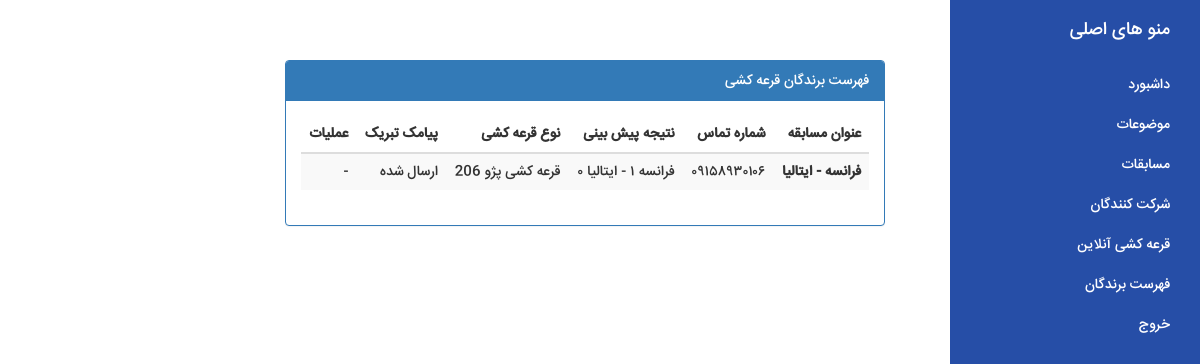
The page /winners.php on the database its author committed.
### tables this page shows
CREATE TABLE `tbl_winner` (
  `id` int(11) NOT NULL,
  `game_id` int(10) UNSIGNED NOT NULL,
  `tel` varchar(15) NOT NULL,
  `category_id` int(10) UNSIGNED NOT NULL,
  `created_time` datetime NOT NULL DEFAULT CURRENT_TIMESTAMP,
  `sms_verify` enum('yes','no') NOT NULL DEFAULT 'no'
);

CREATE TABLE `tbl_game` (
  `id` int(10) UNSIGNED NOT NULL,
  `team1` varchar(50) NOT NULL,
  `team2` varchar(50) NOT NULL,
  `team1_goal` tinyint(4) NOT NULL DEFAULT '-1',
  `team2_goal` tinyint(4) NOT NULL DEFAULT '-1',
  `active` enum('yes','no') NOT NULL DEFAULT 'no',
  `created_time` datetime NOT NULL DEFAULT CURRENT_TIMESTAMP
);

CREATE TABLE `tbl_category` (
  `id` int(10) UNSIGNED NOT NULL,
  `title` varchar(50) NOT NULL,
  `created_time` datetime NOT NULL DEFAULT CURRENT_TIMESTAMP
);

### jdf.php (called while the page is built, shortened)
<?php
function tr_num($str,$mod='en',$mf='٫'){
 $num_a=array('0','1','2','3','4','5','6','7','8','9','.');
 $key_a=array('۰','۱','۲','۳','۴','۵','۶','۷','۸','۹',$mf);
 return($mod=='fa')?str_replace($num_a,$key_a,$str):str_replace($key_a,$num_a,$str);
}

### winners.php (the view, shortened to what this page needs)
<?php
include_once "connect.php";
include_once "jdf.php";
?>
<!DOCTYPE html>
<html lang="en">
<head>
    <?php include_once "_header.php"; ?>
</head>
<body>
<div id="wrapper">
    <?php include_once "_menu.php"; ?>
    <div id="page-content-wrapper">
        <div class="container-fluid">
            <div class="row">
                <div class="col-lg-12">
                    <div class="panel-group">
                        <div class="panel panel-primary" style="margin-top: 40px !important;">
                            <div class="panel-heading">فهرست برندگان قرعه کشی</div>
                            <div class="panel-body">
                                <?php
                                $result = $connect->query("SELECT * FROM `tbl_winner` ORDER BY `id` DESC");
                                if($result->rowCount() >= 1) {
                                    ?>
                                    <table class="table table-striped">
                                        <thead>
                                        <tr>
                                            <th scope="col">عنوان مسابقه</th>
                                            <th scope="col">شماره تماس</th>
                                            <th scope="col">نتیجه پیش بینی</th>
                                            <th scope="col">نوع قرعه کشی</th>
                                            <th scope="col">پیامک تبریک</th>
                                            <th scope="col">عملیات</th>
                                        </tr>
                                        </thead>
                                        <tbody>
                                        <?php while($rows=$result->fetch(PDO::FETCH_ASSOC)) {
                                            $game_id = $rows["game_id"];
                                            $gameInfo = $connect->query("SELECT team1,team2,team1_goal,team2_goal FROM `tbl_game` WHERE `id` = {$game_id}");
                                            $gameRow = $gameInfo->fetch(PDO::FETCH_ASSOC);
                                            $tel = $rows["tel"];
                                            $category_id = $rows["category_id"];
                                            $catInfo = $connect->query("SELECT `title` FROM `tbl_category` WHERE `id` = {$category_id}");
                                            $catRow = $catInfo->fetch(PDO::FETCH_ASSOC);
                                            $sms_verify = $rows["sms_verify"];
                                            $register = $connect->query("SELECT `id` FROM `tbl_register` WHERE `tel` = {$tel} AND `game_id` = {$game_id}");
                                            $register_id = $register->fetch(PDO::FETCH_ASSOC)["id"];
                                        ?>
                                        <tr>
                                            <th scope="row"><?=$gameRow["team1"]." - ".$gameRow["team2"];?></th>
                                            <td scope="row"><?=tr_num($tel, 'fa');?></td>
                                            <td scope="row"><?=$gameRow["team1"]." ".tr_num($gameRow["team1_goal"],'fa')." - ".$gameRow["team2"]." ".tr_num($gameRow["team2_goal"], 'fa');?></td>
                                            <td scope="row"><?=tr_num($catRow["title"]);?></td>
                                            <td scope="row"><?=($sms_verify=="yes")?"ارسال شده":"ارسال نشده";?></td>
                                            <td scope="row">
                                                <?php if($sms_verify=="no") { ?>
                                                <a href="sendsms.php?id=<?=$register_id;?>">ارسال پیامک تبریک</a>
                                                <?php } else { echo "-"; }?>
                                            </td>
                                        </tr>
                                        <?php } ?>
                                        </tbody>
                                    </table>
                                    <?php
                                } else {
                                    ?>
                                    <span class="error">تا کنون برنده ای ثبت نشده است</span>
                                    <?php
                                }
                                ?>
                            </div>
                        </div>
                    </div>
                </div>
            </div>
        </div>
    </div>
</div>
</body>
</html>

### css/simple-sidebar.css (style rules this page uses)
body { font-family:'IRANSANS'; font-size: 14px; line-height: 1.42857143; color: #333; background-color: #fff; direction:rtl; }
#wrapper { padding-left: 0; -webkit-transition: all 0.5s ease; -moz-transition: all 0.5s ease; -o-transition: all 0.5s ease; transition: all 0.5s ease; }
#page-content-wrapper { width: 100%; position: absolute; padding: 15px; }
@media (min-width:768px) { #wrapper { padding-left: 250px; } }
@media (min-width:768px) { #page-content-wrapper { padding: 20px; position: relative; } }
@media (min-width:768px) { #page-content-wrapper { padding-right: 300px !important; position: relative; } }
table th, td { direction: rtl; text-align: right; }

### rows shown on the page
tbl_winner: game.team1 "فرانسه", game.team2 "ایتالیا", tel "۰۹۱۵۸۹۳۰۱۰۶", game.team2_goal "۰", category.title "قرعه کشی پژو 206", sms_verify "ارسال شده"
